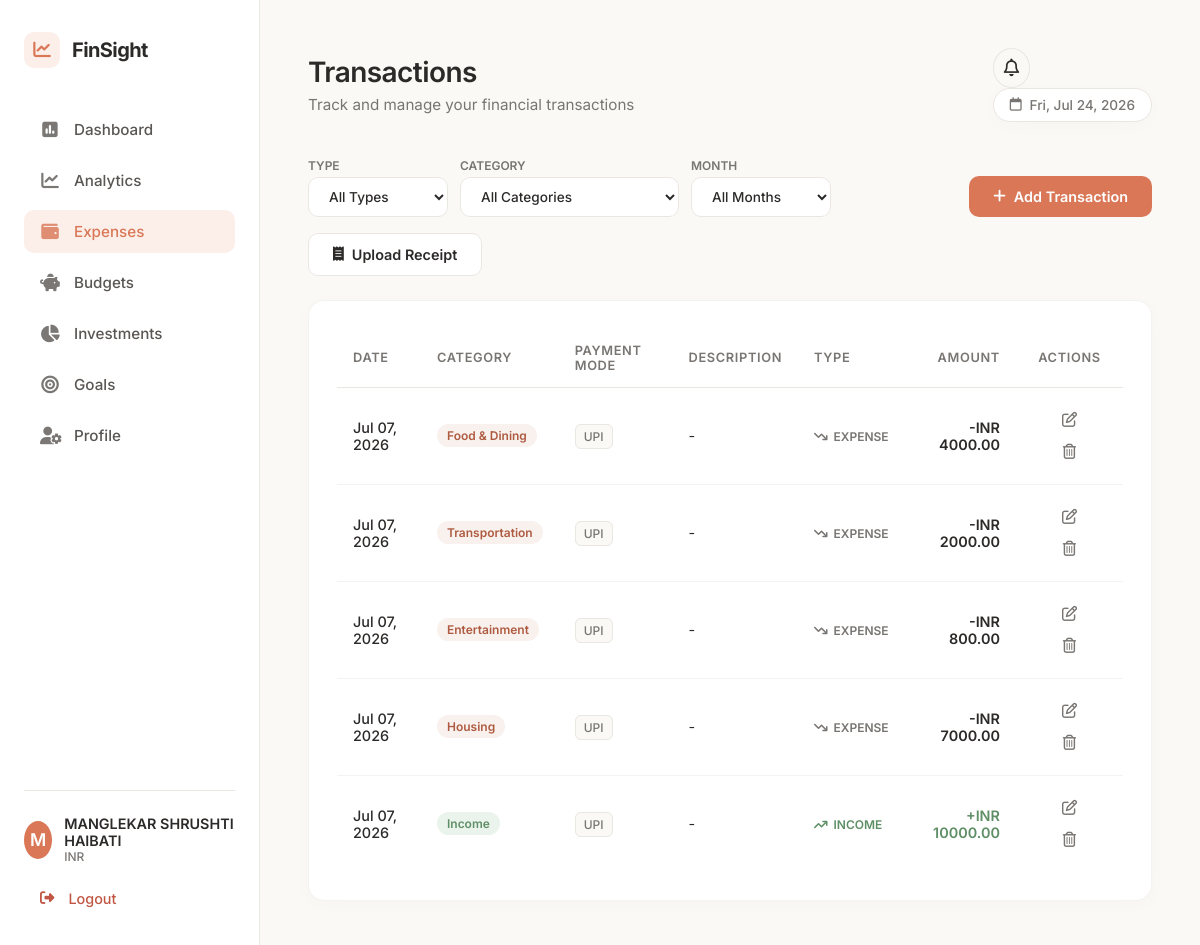
The app's page /expenses (signed in), older data.
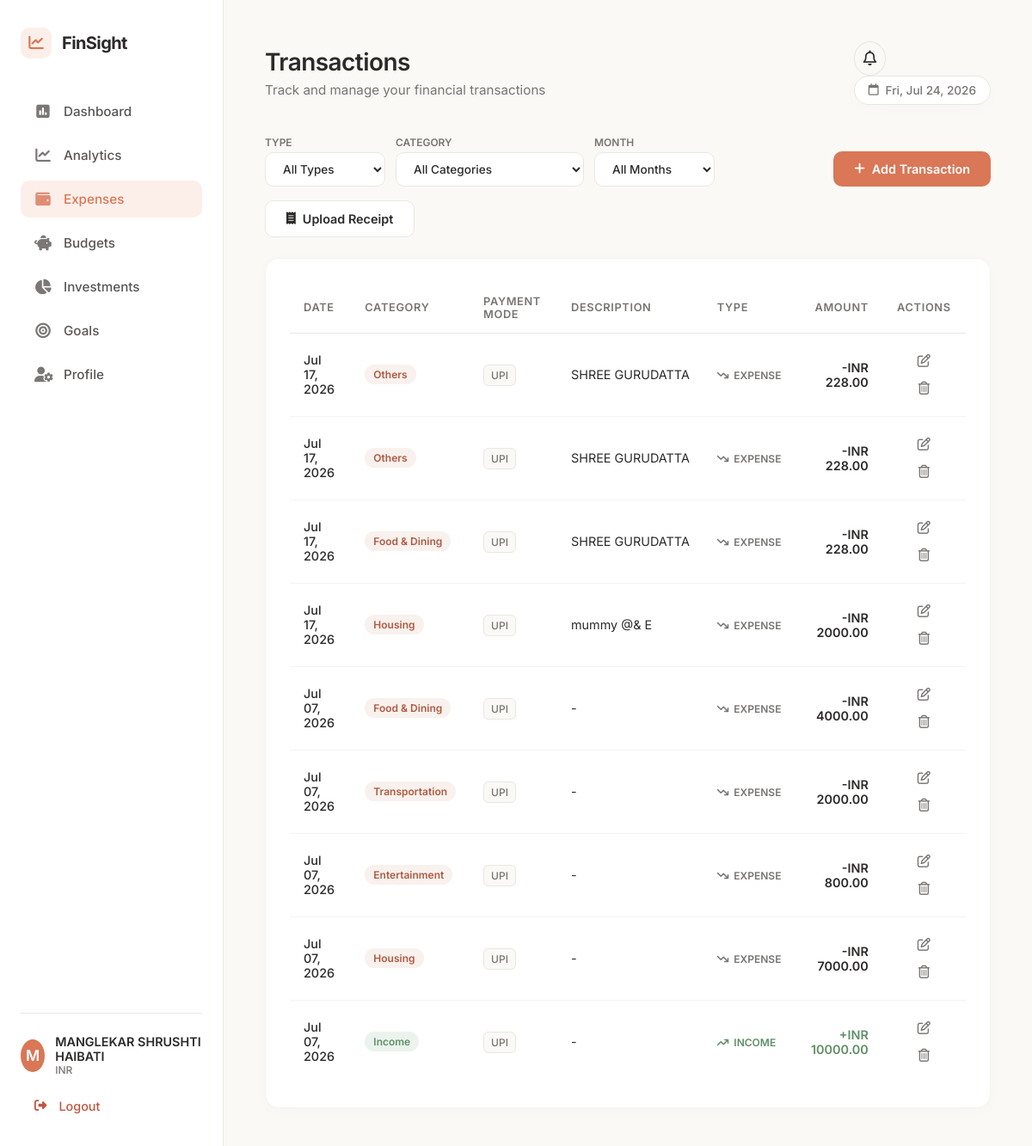
The same page, newer data.
### models.py (models this page shows, shortened)
class User(db.Model):
    __tablename__ = 'users'
    id = db.Column(db.Integer, primary_key=True)
    name = db.Column(db.String(100), nullable=False)
    email = db.Column(db.String(120), unique=True, nullable=False, index=True)
    password_hash = db.Column(db.String(255), nullable=False)
    monthly_income = db.Column(db.Float, default=0.0, nullable=False)
    currency = db.Column(db.String(10), default='INR', nullable=False)
    created_at = db.Column(db.DateTime, default=datetime.utcnow, nullable=False)
    categories = db.relationship('Category', backref='user', lazy=True, cascade="all, delete-orphan")
    transactions = db.relationship('Transaction', backref='user', lazy=True, cascade="all, delete-orphan")
    budgets = db.relationship('Budget', backref='user', lazy=True, cascade="all, delete-orphan")
    investments = db.relationship('Investment', backref='user', lazy=True, cascade="all, delete-orphan")
    goals = db.relationship('Goal', backref='user', lazy=True, cascade="all, delete-orphan")
    cibil_scores = db.relationship('CibilScore', backref='user', lazy=True, cascade="all, delete-orphan")

class Transaction(db.Model):
    __tablename__ = 'transactions'
    id = db.Column(db.Integer, primary_key=True)
    user_id = db.Column(db.Integer, db.ForeignKey('users.id', ondelete='CASCADE'), nullable=False)
    category_id = db.Column(db.Integer, db.ForeignKey('categories.id', ondelete='CASCADE'), nullable=False)
    type = db.Column(db.String(20), nullable=False) # 'Income' or 'Expense'
    amount = db.Column(db.Float, nullable=False)
    description = db.Column(db.Text, nullable=True)
    transaction_date = db.Column(db.Date, nullable=False)
    payment_mode = db.Column(db.String(50), nullable=False) # e.g. UPI, Card, Cash, Bank Transfer
    created_at = db.Column(db.DateTime, default=datetime.utcnow, nullable=False)

class Category(db.Model):
    __tablename__ = 'categories'
    id = db.Column(db.Integer, primary_key=True)
    user_id = db.Column(db.Integer, db.ForeignKey('users.id', ondelete='CASCADE'), nullable=False)
    name = db.Column(db.String(100), nullable=False)
    type = db.Column(db.String(20), nullable=False) # 'Income' or 'Expense'
    created_at = db.Column(db.DateTime, default=datetime.utcnow, nullable=False)
    transactions = db.relationship('Transaction', backref='category', lazy=True, cascade="all, delete-orphan")
    budgets = db.relationship('Budget', backref='category', lazy=True, cascade="all, delete-orphan")

### app.py (the view, shortened to what this page needs)
@app.route('/expenses', methods=['GET'])
@login_required
def expenses():
    filter_type = request.args.get('type', 'All').strip()
    filter_category_str = request.args.get('category_id', 'All').strip()
    filter_month = request.args.get('month', 'All').strip()
    tx_query = Transaction.query.filter_by(user_id=g.user.id)
    if filter_type in ['Income', 'Expense']:
        tx_query = tx_query.filter(Transaction.type == filter_type)
    if filter_category_str != 'All':
        try:
            tx_query = tx_query.filter(Transaction.category_id == int(filter_category_str))
        except ValueError:
            pass
    all_transactions = tx_query.order_by(Transaction.transaction_date.desc(), Transaction.id.desc()).all()
    categories = Category.query.filter_by(user_id=g.user.id).order_by(Category.name.asc()).all()
    all_tx_dates = db.session.query(Transaction.transaction_date).filter_by(
        user_id=g.user.id
    ).distinct().all()
    unique_months = sorted(
        list(set(d[0].strftime('%Y-%m') for d in all_tx_dates if d[0])),
        reverse=True
    )
    today_str = datetime.date.today().strftime('%Y-%m-%d')
    return render_template(
        'expenses.html',
        transactions=all_transactions,
        categories=categories,
        filter_type=filter_type,
        filter_category_str=filter_category_str,
        filter_month=filter_month,
        unique_months=unique_months,
        today_str=today_str
    )

### app.py (called while the page is built)
def login_required(f):
    @wraps(f)
    def decorated_function(*args, **kwargs):
        if 'user_id' not in session:
            flash('Please login to access this page.', 'warning')
            return redirect(url_for('login', next=request.url))
        return f(*args, **kwargs)
    return decorated_function

@app.before_request
def load_logged_in_user():
    user_id = session.get('user_id')
    if user_id is None:
        g.user = None
    else:
        g.user = User.query.get(user_id)

@app.context_processor
def inject_notifications():
    if 'user_id' in session and g.user:
        notifs = Notification.query.filter_by(user_id=g.user.id).order_by(Notification.created_at.desc()).limit(8).all()
        unread_count = Notification.query.filter_by(user_id=g.user.id, is_read=False).count()
        return dict(recent_notifications=notifs, unread_notifications_count=unread_count)
    return dict(recent_notifications=[], unread_notifications_count=0)

### templates/expenses.html (shortened to what this page needs)
{% extends 'base.html' %}
{% block header_title %}Transactions{% endblock %}
{% block header_subtitle %}Track and manage your financial transactions{% endblock %}
{% block content %}
<div class="transactions-container animate-fade-in-up">
    <div class="action-bar">
        <form method="GET" action="{{ url_for('expenses') }}" class="filter-form">
            <div class="filter-group">
                <label for="filter_type">Type</label>
                <select name="type" id="filter_type" onchange="this.form.submit()">
                    <option value="All" {% if filter_type == 'All' %}selected{% endif %}>All Types</option>
                </select>
            </div>
            <div class="filter-group">
                <label for="filter_category">Category</label>
                <select name="category_id" id="filter_category" onchange="this.form.submit()">
                    <option value="All" {% if filter_category_str == 'All' %}selected{% endif %}>All Categories</option>
                </select>
            </div>
            <div class="filter-group">
                <label for="filter_month">Month</label>
                <select name="month" id="filter_month" onchange="this.form.submit()">
                    <option value="All" {% if filter_month == 'All' %}selected{% endif %}>All Months</option>
                </select>
            </div>
        </form>
        <button onclick="toggleAddForm()" class="btn btn-primary">
            <i class="fa-solid fa-plus"></i> Add Transaction
        </button>
        <button onclick="openReceiptUploadModal()" class="btn btn-secondary" id="uploadReceiptBtn">
            <i class="fa-solid fa-receipt"></i> Upload Receipt
        </button>
    </div>
    <div class="card table-card">
        <div class="table-responsive">
            <table class="table">
                <thead>
                    <tr>
                        <th>Date</th>
                        <th>Category</th>
                        <th>Payment Mode</th>
                        <th>Description</th>
                        <th>Type</th>
                        <th class="text-right">Amount</th>
                        <th class="text-center">Actions</th>
                    </tr>
                </thead>
                <tbody>
                    {% if transactions %}
                        {% for tx in transactions %}
                        <tr>
                            <td class="date-cell">{{ tx.transaction_date.strftime('%b %d, %Y') }}</td>
                            <td>
                                <span class="category-badge {{ tx.type | lower }}">
                                    {{ tx.category.name if tx.category else 'Others' }}
                                </span>
                            </td>
                            <td><span class="paymode-badge">{{ tx.payment_mode }}</span></td>
                            <td class="desc-cell">{{ tx.description or '-' }}</td>
                            <td>
                                <span class="type-indicator {{ tx.type | lower }}">
                                    <i class="fa-solid {% if tx.type == 'Income' %}fa-arrow-trend-up{% else %}fa-arrow-trend-down{% endif %}"></i>
                                    {{ tx.type }}
                                </span>
                            </td>
                            <td class="text-right amount-cell {{ tx.type | lower }}">
                                {% if tx.type == 'Income' %}+{% else %}-{% endif %}{{ g.user.currency }} {{ "%.2f"|format(tx.amount) }}
                            </td>
                            <td class="text-center actions-cell">
                                <button onclick="openEditModal({{ tx.id }}, {{ tx.amount }}, {{ tx.category_id }}, '{{ tx.type }}', '{{ tx.transaction_date.strftime('%Y-%m-%d') }}', '{{ tx.description | escape }}', '{{ tx.payment_mode }}')"
                                        class="btn btn-icon btn-edit" title="Edit">
                                    <i class="fa-regular fa-pen-to-square"></i>
                                </button>
                                <form method="POST" action="{{ url_for('delete_transaction', tx_id=tx.id) }}" style="display:inline;" onsubmit="return confirm('Are you sure you want to delete this transaction?')">
                                    <button type="submit" class="btn btn-icon btn-delete" title="Delete">
                                        <i class="fa-regular fa-trash-can"></i>
                                    </button>
                                </form>
                            </td>
                        </tr>
                        {% endfor %}
                    {% endif %}
                </tbody>
            </table>
        </div>
    </div>
</div>
{% endblock %}

### templates/base.html (shortened to what this page needs)
<!DOCTYPE html>
<html lang="en">
<head>
    <link rel="stylesheet" href="https://cdnjs.cloudflare.com/ajax/libs/font-awesome/6.4.0/css/all.min.css">
    <link rel="stylesheet" href="{{ url_for('static', filename='css/style.css') }}">
</head>
<body>
    <div class="app-container {% if not g.user %}auth-layout{% endif %}">
        {% if g.user %}
        <aside class="sidebar">
            <div class="sidebar-header">
                <div class="logo">
                    <span class="logo-icon"><i class="fa-solid fa-chart-line"></i></span>
                    <span class="logo-text">FinSight</span>
                </div>
            </div>
            <nav class="sidebar-nav">
                <a href="{{ url_for('dashboard') }}" class="nav-item {% if request.path == '/dashboard' %}active{% endif %}">
                    <i class="fa-solid fa-square-poll-vertical"></i>
                    <span>Dashboard</span>
                </a>
                <a href="{{ url_for('analytics') }}" class="nav-item {% if request.path == '/analytics' %}active{% endif %}">
                    <i class="fa-solid fa-chart-line"></i>
                    <span>Analytics</span>
                </a>
                <a href="{{ url_for('expenses') }}" class="nav-item {% if request.path == '/expenses' %}active{% endif %}">
                    <i class="fa-solid fa-wallet"></i>
                    <span>Expenses</span>
                </a>
                <a href="{{ url_for('budgets') }}" class="nav-item {% if request.path.startswith('/budgets') %}active{% endif %}">
                    <i class="fa-solid fa-piggy-bank"></i>
                    <span>Budgets</span>
                </a>
                <a href="{{ url_for('investments') }}" class="nav-item {% if request.path.startswith('/investments') %}active{% endif %}">
                    <i class="fa-solid fa-chart-pie"></i>
                    <span>Investments</span>
                </a>
                <a href="{{ url_for('goals') }}" class="nav-item {% if request.path.startswith('/goals') %}active{% endif %}">
                    <i class="fa-solid fa-bullseye"></i>
                    <span>Goals</span>
                </a>
                <a href="{{ url_for('profile') }}" class="nav-item {% if request.path == '/profile' %}active{% endif %}">
                    <i class="fa-solid fa-user-gear"></i>
                    <span>Profile</span>
                </a>
            </nav>
            <div class="sidebar-footer">
                <div class="user-pill">
                    <div class="user-avatar">
                        {{ g.user.name[0] | upper if g.user.name else 'U' }}
                    </div>
                    <div class="user-info">
                        <span class="user-name">{{ g.user.name }}</span>
                        <span class="user-currency">{{ g.user.currency }}</span>
                    </div>
                </div>
                <a href="{{ url_for('logout') }}" class="logout-btn">
                    <i class="fa-solid fa-right-from-bracket"></i>
                    <span>Logout</span>
                </a>
            </div>
        </aside>
        {% endif %}
        <main class="main-content">
            {% if g.user %}
            <header class="main-header">
                <div class="header-title">
                    <h1>{% block header_title %}Dashboard{% endblock %}</h1>
                    <p class="header-subtitle">{% block header_subtitle %}Welcome back, {{ g.user.name }}{% endblock %}</p>
                </div>
                <div class="header-actions">
                    <div class="notification-container">
                        <button class="notification-bell-btn" id="notifBellBtn" aria-label="Notifications">
                            <i class="fa-regular fa-bell"></i>
                        </button>
                    </div>
                    <span class="date-badge"><i class="fa-regular fa-calendar"></i> <span id="currentDate"></span></span>
                </div>
            </header>
            {% endif %}
            <div class="content-body">
                {% block content %}{% endblock %}
            </div>
        </main>
    </div>
</body>
</html>

Row changes from the older to the newer data that the page shows:
added Transaction: transaction_date "Jul 17, 2026", category "Others", payment_mode "UPI", description "SHREE GURUDATTA", type "EXPENSE", {{ g.user.currency }} "INR", amount "228.00"
added Transaction: transaction_date "Jul 17, 2026", category "Others", payment_mode "UPI", description "SHREE GURUDATTA", type "EXPENSE", {{ g.user.currency }} "INR", amount "228.00"
added Transaction: transaction_date "Jul 17, 2026", category "Food & Dining", payment_mode "UPI", description "SHREE GURUDATTA", type "EXPENSE", {{ g.user.currency }} "INR", amount "228.00"
added Transaction: transaction_date "Jul 17, 2026", category "Housing", payment_mode "UPI", description "mummy @& E", type "EXPENSE", {{ g.user.currency }} "INR", amount "2000.00"
